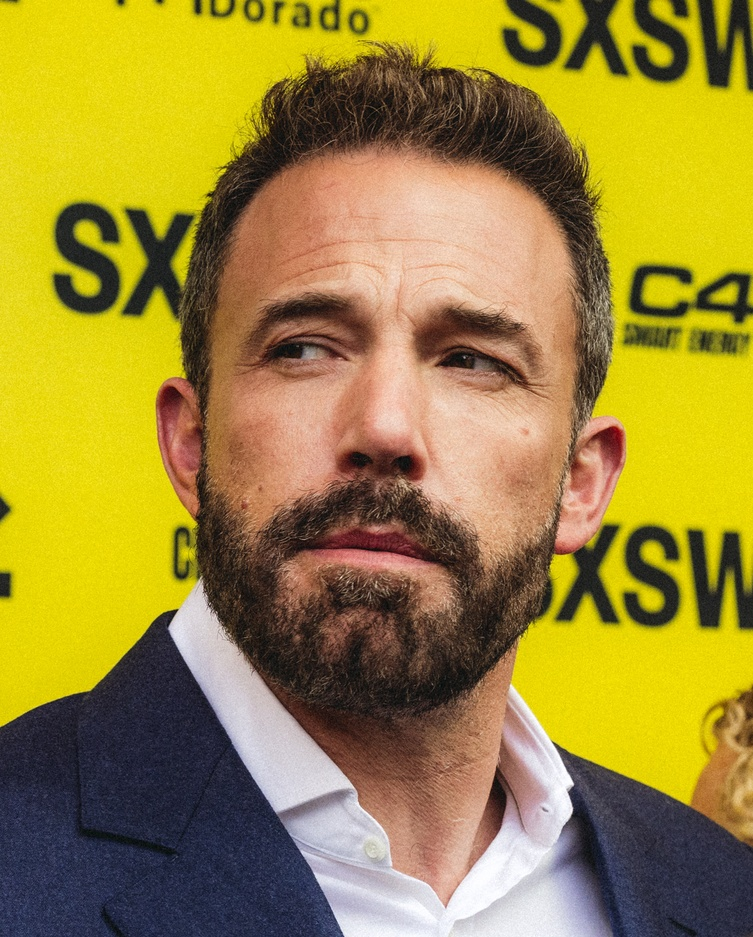
#> input picture Faces/train/Ben_Afflek/be2.jpg, 753 x 937 px, shrunk from 1212 x 1507 before the run; its folder holds only this picture in this run
$ python face_train.py
#> lines starting #> are read from the running program, lines starting #| are printed output that depends on the picture
import os
import cv2 as cv
import numpy as np

people = ['Ben_Afflek', 'Trika', 'Messi']
DIR = r'Faces/train'

def create_train():
    features = []
    labels = []

    for person in people:
        path = os.path.join(DIR, person)
        label = people.index(person)

        for img in os.listdir(path):
            img_path = os.path.join(path, img)

            img_array = cv.imread(img_path)
#> img_array is the input picture: shape (937, 753, 3); mean B, G, R 57.6, 137.1, 158.1
            gray = cv.cvtColor(img_array, cv.COLOR_BGR2GRAY)
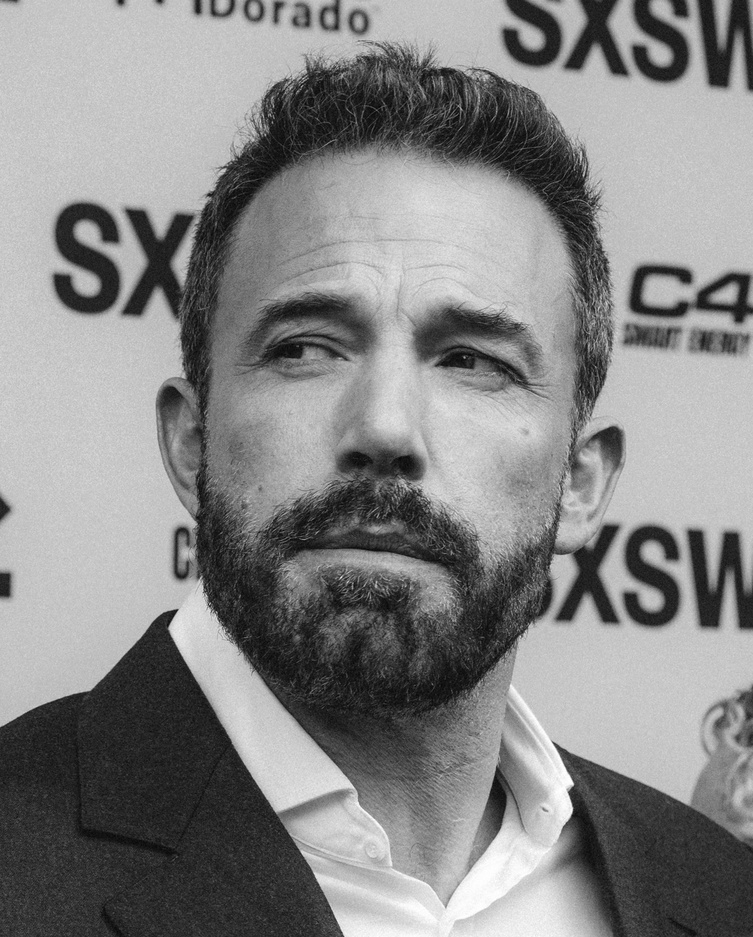
#> gray: shape (937, 753); min 4, max 255, mean 134.3

            haar_cascade = cv.CascadeClassifier('haar_face.xml')

            faces_rect = haar_cascade.detectMultiScale(gray, scaleFactor=1.1, minNeighbors=2)
#> faces_rect = [[169, 177, 434, 434]]
            for (x,y,w,h) in faces_rect:
                faces_roi = gray[y:y+h, x:x+w]
#> this loop made 1 pass
#> pass 1, in create_train, `faces_roi = gray[y:y+h, x:x+w]`:
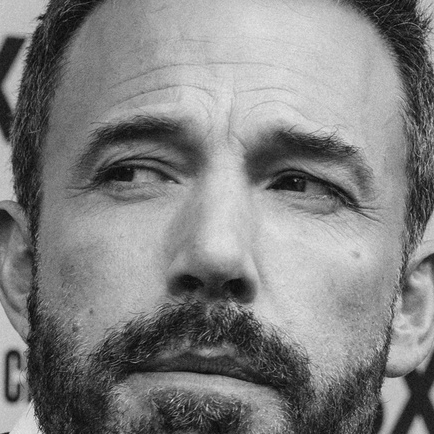
#> faces_roi: shape (434, 434); min 4, max 230, mean 129.1

            features.append(faces_roi)
            labels.append(label)

    features = np.array(features, dtype='object')
    labels = np.array(labels)

    return features, labels

#> (the run stopped early here; a loop or call above may not have finished)
